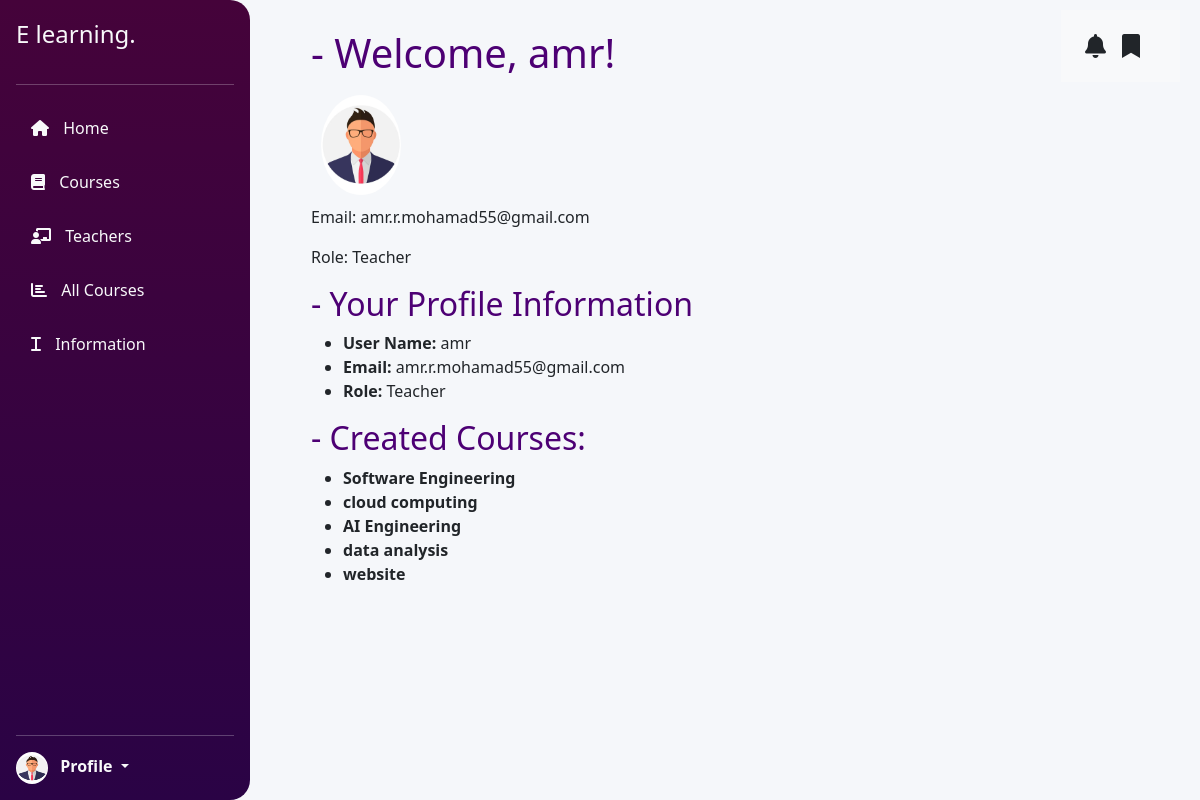
Page /profile/ (signed in) on the committed database.
### lms/models.py (models this page shows, shortened)
class UserProfile(models.Model):
    USER_TYPES = [
        ('teacher', 'Teacher'),
        ('student', 'Student'),
    ]
    user = models.OneToOneField(User, on_delete=models.CASCADE)
    user_type = models.CharField(max_length=10, choices=USER_TYPES)
    def is_teacher(self):
        return self.user_type == 'teacher'
    def is_student(self):
        return self.user_type == 'student'

class Course(models.Model):
    title = models.CharField(max_length=100)
    description = models.TextField()
    created_by = models.ForeignKey(UserProfile, on_delete=models.CASCADE, limit_choices_to={'user_type': 'teacher'})
    video = models.FileField(upload_to='course_videos/', blank=True, null=True, default='course_videos/default.mp4')

### lms/views.py (the view, shortened to what this page needs)
# urls.py: path('profile/', user_profile_view, name='user_profile'),
@login_required
def user_profile_view(request):
    user_profile = get_object_or_404(UserProfile, user=request.user)
    created_courses = Course.objects.filter(created_by=user_profile)
    context = {
        'user_profile': user_profile,
        'created_courses': created_courses,
    }
    return render(request, 'user_profile.html', context)

### lms/templates/user_profile.html (shortened to what this page needs)
{% extends 'base.html' %}
{% block content %}
{% load static %}
<div class="content" style="margin-left: 140px; padding: 5px;">
    <div class="flex-grow-1 d-flex flex-column">
        <div class="d-flex justify-content-between align-items-center p-4 bg-light"
        style="position: absolute; top: 10px; right: 20px;">
            <div class="d-flex align-items-center">
                <i class="fas fa-bell me-3" style="font-size: 1.5rem; cursor: pointer;"
                    data-bs-toggle="offcanvas" data-bs-target="#notificationCanvas"
                    aria-controls="#notificationCanvas"></i>
                <i class="fas fa-bookmark me-3" style="font-size: 1.5rem; cursor: pointer;"
                    data-bs-toggle="offcanvas" data-bs-target="#savedItemsCanvas"
                    aria-controls="savedItemsCanvas"></i>
            </div>
        </div>
        <section class="p-4" style="animation: fadeIn 1s ease-in-out;">
            <h1 style="color: rgb(77, 0, 116);">- Welcome, {{ user_profile.user.username }}!</h1>
            <img src="{% static 'img/profile.jpg' %}" alt="Profile" width="100" height="120"
            class="rounded-circle" style="cursor: pointer; padding: 10px;">
            <p>Email: {{ user_profile.user.email }}</p>
            <p>Role: {{ user_profile.get_user_type_display }}</p>
            <h2 style="color: rgb(77, 0, 116);">- Your Profile Information</h2>
            <ul>
                <li><strong>User Name: </strong> {{ user_profile.user.username }}</li>
                <li><strong>Email: </strong> {{ user_profile.user.email }}</li>
                <li><strong>Role: </strong> {{ user_profile.get_user_type_display }}</li>
            </ul>
            {% if user_profile.is_teacher %}
            <h2 style="color: rgb(77, 0, 116);">- Created Courses:</h2>
            {% if created_courses %}
                <ul>
                    {% for course in created_courses %}
                    <li><strong>{{ course.title }}</strong></li>
                    {% endfor %}
                </ul>
            {% else %}
                <p>You haven't created any courses yet.</p>
            {% endif %}
            {% endif %}
        </section>
    </div>
</div>
{% endblock %}

### lms/static/css/teacher.css (style rules this page uses)
body { background-color: #f5f7fa; }
.content { margin-left: 260px; padding: 20px; }

### rows in the picture
UserProfile: user.username "amr", user.email "amr.r.mohamad55@gmail.com", user_type "Teacher"
Course: title "Software Engineering"
Course: title "cloud computing"
Course: title "AI Engineering"
Course: title "data analysis"
Course: title "website"
